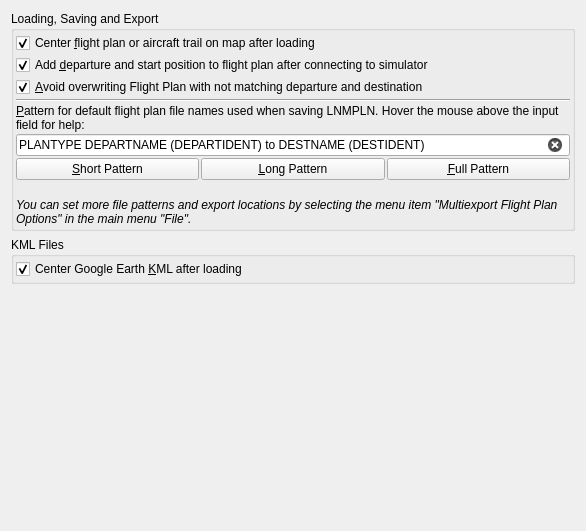
          <widget class="QWidget" name="scrollAreaWidgetContents_19">
           <property name="geometry">
            <rect>
             <x>0</x>
             <y>0</y>
             <width>586</width>
             <height>531</height>
            </rect>
           </property>
           <layout class="QVBoxLayout" name="verticalLayout_59">
            <item>
             <widget class="QGroupBox" name="groupBox_5">
              <property name="title">
               <string>Loading, Saving and Export</string>
              </property>
              <layout class="QVBoxLayout" name="verticalLayout_30">
               <property name="spacing">
                <number>2</number>
               </property>
               <property name="leftMargin">
                <number>2</number>
               </property>
               <property name="topMargin">
                <number>2</number>
               </property>
               <property name="rightMargin">
                <number>2</number>
               </property>
               <property name="bottomMargin">
                <number>2</number>
               </property>
               <item>
                <widget class="QCheckBox" name="checkBoxOptionsGuiCenterRoute">
                 <property name="toolTip">
                  <string>Centers a loaded flight plan or a loaded GPX trail.
Does not apply to the flight plan loaded after startup.
</string>
                 </property>
                 <property name="text">
                  <string>Center &amp;flight plan or aircraft trail on map after loading</string>
                 </property>
                 <property name="checked">
                  <bool>true</bool>
                 </property>
                </widget>
               </item>
               <item>
                <widget class="QCheckBox" name="checkBoxOptionsGuiAddDeparture">
                 <property name="toolTip">
                  <string>Add departure parking, runway or airport to an empty flight plan after connecting to simulator.</string>
                 </property>
                 <property name="text">
                  <string>Add &amp;departure and start position to flight plan after connecting to simulator</string>
                 </property>
                 <property name="checked">
                  <bool>true</bool>
                 </property>
                </widget>
               </item>
               <item>
                <widget class="QCheckBox" name="checkBoxOptionsGuiAvoidOverwrite">
                 <property name="toolTip">
                  <string>Check this option to avoid overwriting flight plans with a new departure or destination after changing these.
The &quot;Save as&quot; dialog will show up instead of overwriting the current flight plan when you reverse the route for example.</string>
                 </property>
                 <property name="text">
                  <string>&amp;Avoid overwriting Flight Plan with not matching departure and destination</string>
                 </property>
                 <property name="checked">
                  <bool>true</bool>
                 </property>
                </widget>
               </item>
               <item>
                <widget class="Line" name="line_19">
                 <property name="orientation">
                  <enum>Qt::Horizontal</enum>
                 </property>
                </widget>
               </item>
               <item>
                <widget class="QLabel" name="label_9">
                 <property name="text">
                  <string>&amp;Pattern for default flight plan file names used when saving LNMPLN. Hover the mouse above the input field for help:</string>
                 </property>
                 <property name="wordWrap">
                  <bool>true</bool>
                 </property>
                 <property name="buddy">
                  <cstring>lineEditOptionsRouteFilename</cstring>
                 </property>
                </widget>
               </item>
               <item>
                <widget class="QLineEdit" name="lineEditOptionsRouteFilename">
                 <property name="toolTip">
                  <string extracomment="Do not translate the keywords">Applies to new filenames when saving LNMPLN flight plans.
File patterns for other flight plan files are defined in the multiexport options dialog.
The file suffix &quot;.lnmpln&quot; is appended automatically.

PLANTYPE: IFR or VFR
DEPARTIDENT: Departure airport ident
DEPARTNAME: Departure airport name
DESTIDENT: Destination airport ident
DESTNAME: Destination airport name
AIRCRAFTTYPE: Aircraft ICAO type designator
CRUISEALT: Cruise altitude</string>
                 </property>
                 <property name="text">
                  <string notr="true">PLANTYPE DEPARTNAME (DEPARTIDENT) to DESTNAME (DESTIDENT)</string>
                 </property>
                 <property name="clearButtonEnabled">
                  <bool>true</bool>
                 </property>
                </widget>
               </item>
               <item>
                <layout class="QHBoxLayout" name="horizontalLayout">
                 <item>
                  <widget class="QPushButton" name="pushButtonOptionsRouteFilenameShort">
                   <property name="toolTip">
                    <string>Set flight plan file pattern to short name &quot;DEPARTIDENT DESTIDENT&quot;.
Example: &quot;EDDF LIRF.lnmpln&quot;</string>
                   </property>
                   <property name="text">
                    <string>&amp;Short Pattern</string>
                   </property>
                  </widget>
                 </item>
                 <item>
                  <widget class="QPushButton" name="pushButtonOptionsRouteFilenameLong">
                   <property name="toolTip">
                    <string>Set flight plan file pattern to long name &quot;PLANTYPE DEPARTNAME (DEPARTIDENT) to DESTNAME (DESTIDENT)&quot;
Example: &quot;IFR Frankfurt Am Main (EDDF) to Fiumicino (LIRF).lnmpln&quot;</string>
                   </property>
                   <property name="text">
                    <string>&amp;Long Pattern</string>
                   </property>
                  </widget>
                 </item>
                 <item>
                  <widget class="QPushButton" name="pushButtonOptionsRouteFilenameFull">
                   <property name="toolTip">
                    <string>&lt;html&gt;&lt;head/&gt;&lt;body&gt;&lt;p&gt;Set flight plan file pattern to full name &amp;quot;PLANTYPE DEPARTNAME (DEPARTIDENT) to DESTNAME (DESTIDENT) AIRCRAFTTYPE CRUISEALT&amp;quot;&lt;/p&gt;&lt;p&gt;Example: &amp;quot;IFR Frankfurt Am Main (EDDF) to Fiumicino (LIRF) BE58 10000.lnmpln&amp;quot;&lt;/p&gt;&lt;/body&gt;&lt;/html&gt;</string>
                   </property>
                   <property name="text">
                    <string>&amp;Full Pattern</string>
                   </property>
                  </widget>
                 </item>
                </layout>
               </item>
               <item>
                <widget class="QLabel" name="labelOptionsRouteFilenameExample">
                 <property name="text">
                  <string/>
                 </property>
                 <property name="wordWrap">
                  <bool>true</bool>
                 </property>
                 <property name="margin">
                  <number>10</number>
                 </property>
                 <property name="textInteractionFlags">
                  <set>Qt::LinksAccessibleByMouse|Qt::TextSelectableByMouse</set>
                 </property>
                </widget>
               </item>
               <item>
                <widget class="QLabel" name="labelOptionsFilePatternsHint">
                 <property name="text">
                  <string>&lt;html&gt;&lt;head/&gt;&lt;body&gt;&lt;p&gt;&lt;img src=&quot;:/littlenavmap/resources/icons/bulb.svg&quot;/&gt;&lt;span style=&quot; font-style:italic;&quot;&gt;You can set more file patterns and export locations by selecting the menu item &amp;quot;Multiexport Flight Plan Options&amp;quot; in the main menu &amp;quot;File&amp;quot;.&lt;/span&gt;&lt;/p&gt;&lt;/body&gt;&lt;/html&gt;</string>
                 </property>
                 <property name="wordWrap">
                  <bool>true</bool>
                 </property>
                 <property name="margin">
                  <number>10</number>
                 </property>
                 <property name="textInteractionFlags">
                  <set>Qt::LinksAccessibleByMouse|Qt::TextSelectableByMouse</set>
                 </property>
                </widget>
               </item>
              </layout>
             </widget>
            </item>
            <item>
             <widget class="QGroupBox" name="groupBox_13">
              <property name="title">
               <string>KML Files</string>
              </property>
              <layout class="QVBoxLayout" name="verticalLayout_11">
               <property name="spacing">
                <number>2</number>
               </property>
               <property name="leftMargin">
                <number>2</number>
               </property>
               <property name="topMargin">
                <number>2</number>
               </property>
               <property name="rightMargin">
                <number>2</number>
               </property>
               <property name="bottomMargin">
                <number>2</number>
               </property>
               <item>
                <widget class="QCheckBox" name="checkBoxOptionsGuiCenterKml">
                 <property name="toolTip">
                  <string>Does not apply to the KML files loaded after startup.</string>
                 </property>
                 <property name="text">
                  <string>Center Google Earth &amp;KML after loading</string>
                 </property>
                 <property name="checked">
                  <bool>true</bool>
                 </property>
                </widget>
               </item>
              </layout>
             </widget>
            </item>
            <item>
             <spacer name="verticalSpacer_26">
              <property name="orientation">
               <enum>Qt::Vertical</enum>
              </property>
              <property name="sizeHint" stdset="0">
               <size>
                <width>20</width>
                <height>0</height>
               </size>
              </property>
             </spacer>
            </item>
           </layout>
          </widget>
